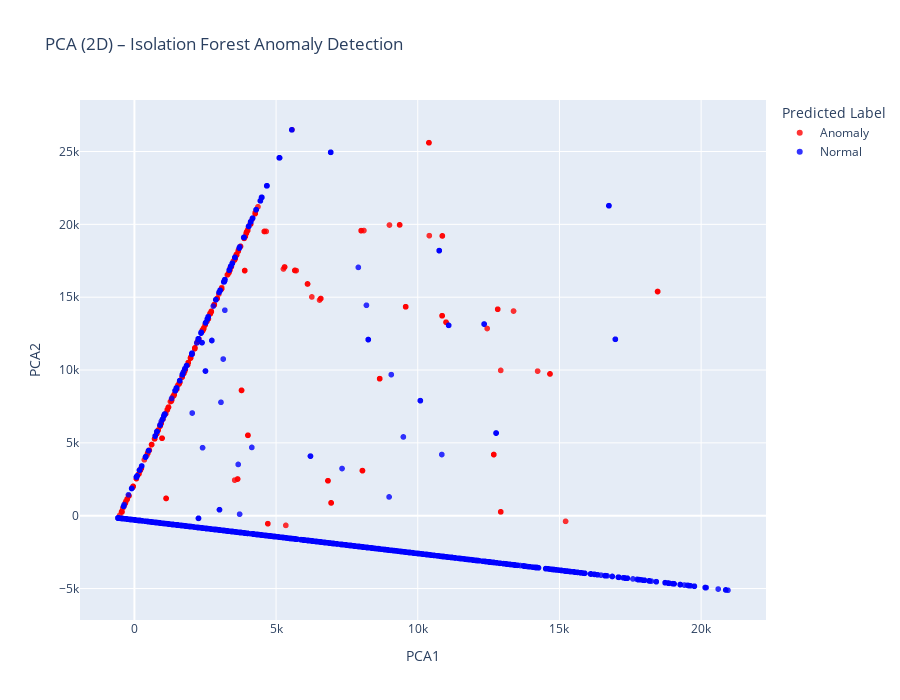

Notebook code for this chart:
### Markdown cell above
## Visualize results

### Code cell
pca = PCA(n_components=2, random_state=42)
X_pca = pca.fit_transform(X)

print("Varianza explicada por componente:")
print(pca.explained_variance_ratio_)
print("Varianza total explicada:", pca.explained_variance_ratio_.sum())

# Crear DataFrame para visualización
df_pca_vis = pd.DataFrame({
    'PCA1': X_pca[:, 0],
    'PCA2': X_pca[:, 1],
    'anomaly_label': df['anomaly_label'].map({True: 'Anomaly', False: 'Normal'}),
    'is_attack': y
})

# Gráfico interactivo con Plotly
fig = px.scatter(
    df_pca_vis,
    x='PCA1',
    y='PCA2',
    color='anomaly_label',
    title="PCA (2D) – Isolation Forest Anomaly Detection",
    width=900,
    height=700,
    hover_data=['is_attack'],
    color_discrete_map={'Anomaly': 'red', 'Normal': 'blue'}
)

fig.update_traces(marker=dict(size=6, opacity=0.8))
fig.update_layout(legend_title_text='Predicted Label')
fig.show()

### Figure 1 — Plotly figure (JSON) as saved in the notebook; plotly's stock layout.template omitted (floating-point values rounded to 4 significant figures; data arrays with more than 128 entries replaced by an {"elided": "..."} marker saying what was removed)
{"data": [{"customdata": {"elided": "344x1 float values"}, "hovertemplate": "anomaly_label=Anomaly<br>PCA1=%{x}<br>PCA2=%{y}<br>is_attack=%{customdata[0]}<extra></extra>", "legendgroup": "Anomaly", "marker": {"color": "red", "opacity": 0.8, "size": 6, "symbol": "circle"}, "mode": "markers", "name": "Anomaly", "showlegend": true, "type": "scattergl", "x": {"elided": "344 float values"}, "xaxis": "x", "y": {"elided": "344 float values"}, "yaxis": "y"}, {"customdata": {"elided": "23661x1 float values"}, "hovertemplate": "anomaly_label=Normal<br>PCA1=%{x}<br>PCA2=%{y}<br>is_attack=%{customdata[0]}<extra></extra>", "legendgroup": "Normal", "marker": {"color": "blue", "opacity": 0.8, "size": 6, "symbol": "circle"}, "mode": "markers", "name": "Normal", "showlegend": true, "type": "scattergl", "x": {"elided": "23661 float values"}, "xaxis": "x", "y": {"elided": "23661 float values"}, "yaxis": "y"}], "layout": {"height": 700, "legend": {"title": {"text": "Predicted Label"}, "tracegroupgap": 0}, "title": {"text": "PCA (2D) – Isolation Forest Anomaly Detection"}, "width": 900, "xaxis": {"anchor": "y", "domain": [0, 1], "title": {"text": "PCA1"}}, "yaxis": {"anchor": "x", "domain": [0, 1], "title": {"text": "PCA2"}}}}
